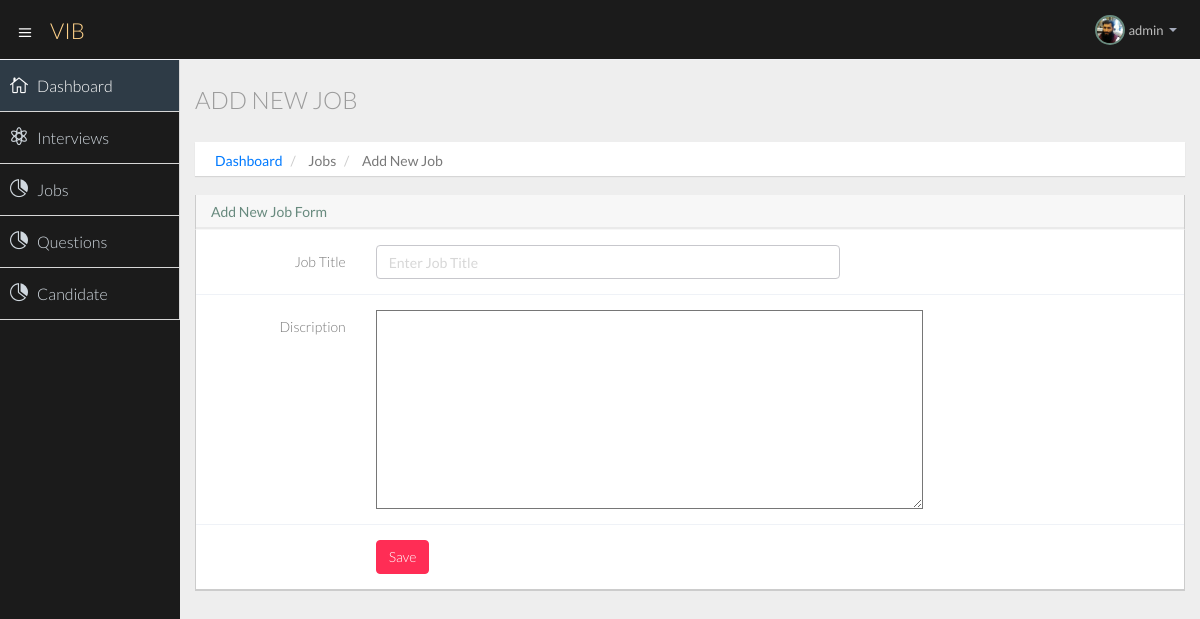
The page /company/job/update/34 (signed in) on the database as committed earlier.
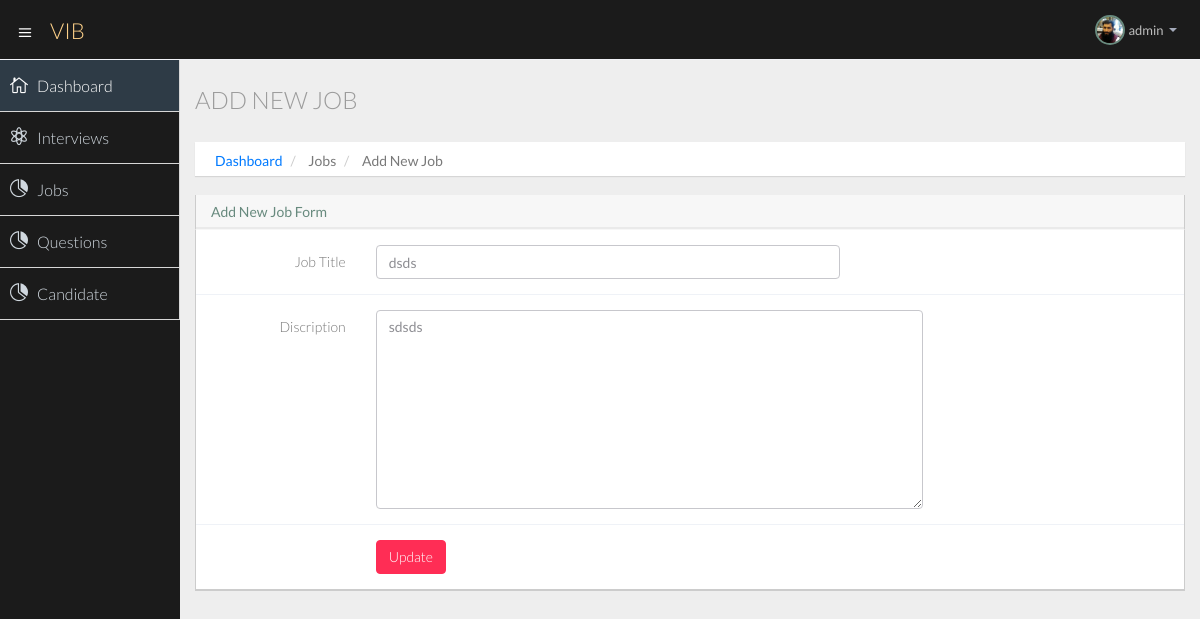
The same page on the database as committed later.
### company/models.py (models this page shows, shortened)
class Jobs(models.Model):
    id = models.AutoField(primary_key=True)
    user = models.ForeignKey(User, on_delete=models.CASCADE)
    job_title = models.CharField(max_length=200)
    job_discription = models.CharField(max_length=800)
    pos_tdate = models.DateTimeField(auto_now_add=True, blank=True)
    job_status =models.BooleanField(default=True)

### company/views.py (the view, shortened to what this page needs)
# urls.py: path('company/job/update/<int:id>', views.update,name='update'),
def update(request, id):
    user = User.objects.get(username=request.user.username)
    ujob = Jobs.objects.filter(user=user, id=id)
    context = {'ujob':ujob}
    return render(request, 'company/addjob.html', context)

### templates/company/addjob.html (shortened to what this page needs)
{% extends 'company/basic.html' %}
{% block body %}
{% load static %}
<section id="main-content">
  <section class="wrapper">
    <div class="row">
      <div class="col-lg-12">
        <h3 class="page-header">Add New Job</h3>
        <ol class="breadcrumb">
          <li><a href="/company/dashboard/">Dashboard</a></li>
          <li>Jobs</li>
          <li>Add New Job</li>
        </ol>
      </div>
    </div>
    <section class="panel">
      <header class="panel-heading">
        Add New Job Form
      </header>
      <div class="panel-body">
        {% if ujob %}
        {% for job in ujob %}
        <form class="form-horizontal" role="form" method="post">
          <div class="form-group">
            <label for="inputJobTitle" class="col-lg-2 control-label">Job Title</label>
            <div class="col-lg-6">
              <input type="text" class="form-control" id="job_title" name="job_title" value="{{job.job_title}}"
                placeholder="Enter Job Title" required>
            </div>
          </div>
          <div class="form-group">
            <label for="inputDiscription" class="col-lg-2 control-label">Discription</label>
            <div class="col-lg-6">
              <textarea class="form-control" id="job_discription" name="job_discription" cols="30" rows="10"
                style="margin: 0px; width: 547px; height: 199px;">{{job.job_discription}}</textarea>
            </div>
          </div>
          <div class="form-group">
            <div class="col-lg-offset-2 col-lg-10">
              <button type="submit" class="btn btn-danger">Update</button>
            </div>
          </div>
        </form>
        {% endfor %}
        {% else %}
        <form class="form-horizontal" role="form" method="post">
          <div class="form-group">
            <label for="inputJobTitle" class="col-lg-2 control-label">Job Title</label>
            <div class="col-lg-6">
              <input type="text" class="form-control" id="job_title" name="job_title" placeholder="Enter Job Title"
                required>
            </div>
          </div>
          <div class="form-group">
            <label for="inputDiscription" class="col-lg-2 control-label">Discription</label>
            <div class="col-lg-6">
              <textarea id="job_discription" name="job_discription" cols="30" rows="10"
                style="margin: 0px; width: 547px; height: 199px;"></textarea>
            </div>
          </div>
          <div class="form-group">
            <div class="col-lg-offset-2 col-lg-10">
              <button type="submit" class="btn btn-danger">Save</button>
            </div>
          </div>
        </form>
        {% endif %}
      </div>
    </section>
  </section>
</section>
{% endblock body %}

Rows that differ between the two databases and show on the page:
added Jobs: job_title "dsds", job_discription "sdsds"
Other text that changed with them:
text no longer shown: "Job Title Discription Save"
